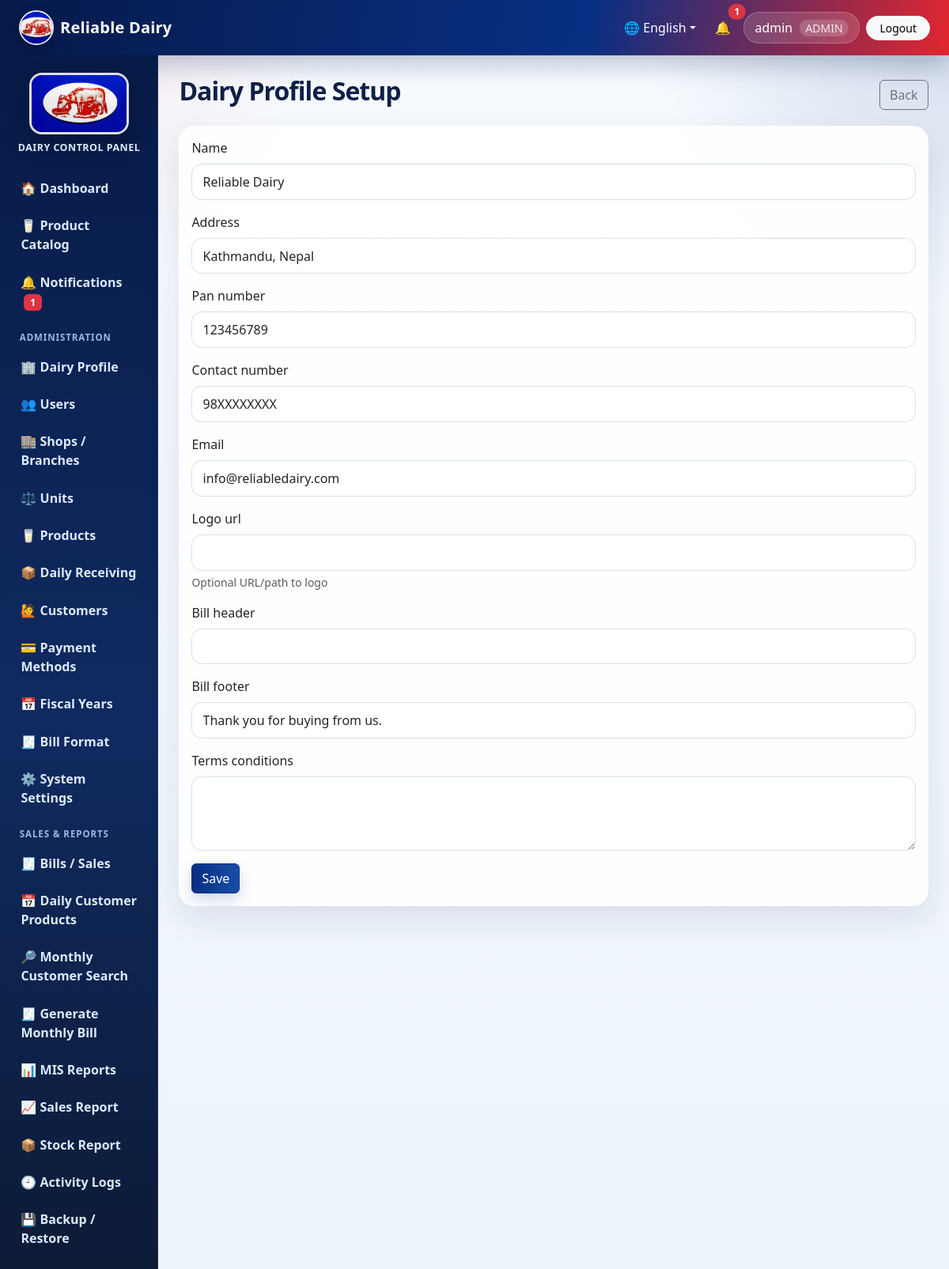
The app's page /dairy-profile/ (signed in) with its own data.
### core/models.py (models this page shows, shortened)
class DairyProfile(models.Model):
    name = models.CharField(max_length=150, default='Reliable Dairy')
    address = models.CharField(max_length=255, blank=True)
    pan_number = models.CharField(max_length=50, blank=True)
    contact_number = models.CharField(max_length=30, blank=True)
    email = models.EmailField(blank=True)
    logo_url = models.URLField(blank=True, help_text='Optional URL/path to logo')
    bill_header = models.CharField(max_length=255, blank=True)
    bill_footer = models.CharField(max_length=255, blank=True)
    terms_conditions = models.TextField(blank=True)
    updated_at = models.DateTimeField(auto_now=True)
    @classmethod
    def get_solo(cls):
        obj, _ = cls.objects.get_or_create(pk=1)
        return obj

### core/views.py (the view)
# urls.py: path('dairy-profile/', views.dairy_profile, name='dairy_profile'),
@admin_required
def dairy_profile(request):
    profile = DairyProfile.get_solo()
    if request.method == 'POST':
        form = DairyProfileForm(request.POST, instance=profile)
        if form.is_valid():
            obj = form.save()
            log_action(request.user, 'UPDATE', obj)
            messages.success(request, 'Dairy profile updated.')
            return redirect('dairy_profile')
    else:
        form = DairyProfileForm(instance=profile)
    return render(request, 'core/form.html', {'form': form, 'title': 'Dairy Profile Setup'})

### core/forms.py
class DairyProfileForm(BootstrapModelForm):
    class Meta:
        model = DairyProfile
        fields = ['name', 'address', 'pan_number', 'contact_number', 'email', 'logo_url', 'bill_header', 'bill_footer', 'terms_conditions']
        widgets = {'terms_conditions': forms.Textarea(attrs={'rows': 3})}

### core/templates/core/form.html (shortened to what this page needs)
{% extends 'core/base.html' %}
{% block content %}
<div class="d-flex justify-content-between align-items-center mb-3">
    <h2>{{ title }}</h2>
    <a href="javascript:history.back()" class="btn btn-outline-secondary">Back</a>
</div>
<div class="card card-stat"><div class="card-body">
    <form method="post" enctype="multipart/form-data" novalidate>
        {% for field in form %}
            <div class="mb-3 {% if field.field.widget.input_type == 'checkbox' %}form-check{% endif %}">
                {% if field.field.widget.input_type == 'checkbox' %}
                    {{ field }} <label class="form-check-label">{{ field.label }}</label>
                {% else %}
                    <label class="form-label">{{ field.label }}</label>
                    {{ field }}
                {% endif %}
                {% if field.help_text %}<div class="form-text">{{ field.help_text }}</div>{% endif %}
            </div>
        {% endfor %}
        <button class="btn btn-primary">Save</button>
    </form>
</div></div>
{% endblock %}

### core/templates/core/base.html (shortened to what this page needs)
{% load static %}
<!doctype html>
<html lang="{{ current_language|default:'en' }}">
<head>
    <link href="https://cdn.jsdelivr.net/npm/bootstrap@5.3.3/dist/css/bootstrap.min.css" rel="stylesheet">
    <link href="{% static 'css/app.css' %}" rel="stylesheet">
</head>
<body>
<nav class="navbar navbar-expand-lg app-navbar no-print">
    <div class="container-fluid px-3 px-lg-4">
        <a class="navbar-brand d-flex align-items-center gap-2" href="{% url 'dashboard' %}">
            <img src="{{ site_logo_url }}" alt="Logo" class="brand-logo">
            <span>{{ dairy_profile.name|default:'Dairy Management System' }}</span>
        </a>
        <div class="collapse navbar-collapse" id="topNav">
            <ul class="navbar-nav ms-auto align-items-lg-center gap-lg-2">
                <li class="nav-item dropdown">
                    <a class="nav-link dropdown-toggle text-white" href="#" role="button" data-bs-toggle="dropdown">🌐 {% if current_language == 'ne' %}नेपाली{% else %}English{% endif %}</a>
                </li>
                {% if user.is_authenticated %}
                    <li class="nav-item"><a class="nav-link text-white position-relative" href="{% url 'notifications' %}">🔔 {% if unread_notifications %}<span class="position-absolute top-0 start-100 translate-middle badge rounded-pill bg-danger">{{ unread_notifications }}</span>{% endif %}</a></li>
                    <li class="nav-item"><span class="nav-link user-pill">{{ user.username }} {% if current_role %}<small>{{ current_role }}</small>{% endif %}</span></li>
                    <li class="nav-item"><a class="btn btn-light btn-sm rounded-pill px-3" href="{% url 'logout' %}">{{ L.logout }}</a></li>
                {% endif %}
            </ul>
        </div>
    </div>
</nav>
<div class="container-fluid page-shell">
    <div class="row g-0">
        {% if user.is_authenticated %}
        <aside class="col-md-3 col-lg-2 sidebar no-print">
            <div class="sidebar-logo text-center">
                <img src="{{ bill_logo_url }}" alt="Dairy Logo" class="sidebar-image">
                <div class="sidebar-title">Dairy Control Panel</div>
            </div>
            <a href="{% url 'dashboard' %}">🏠 {{ L.dashboard }}</a>
            <a href="{% url 'product_catalog' %}">🥛 {{ L.product_catalog }}</a>
            <a href="{% url 'notifications' %}">🔔 {{ L.notifications }} {% if unread_notifications %}<span class="badge bg-danger ms-1">{{ unread_notifications }}</span>{% endif %}</a>
            {% if current_role == Role.ADMIN %}
                <div class="sidebar-section">{{ L.administration }}</div>
                <a href="{% url 'dairy_profile' %}">🏢 {{ L.dairy_profile }}</a>
                <a href="{% url 'user_list' %}">👥 {{ L.users }}</a>
                <a href="{% url 'shop_list' %}">🏬 {{ L.shops }}</a>
                <a href="{% url 'unit_list' %}">⚖️ {{ L.units }}</a>
                <a href="{% url 'product_list' %}">🥛 {{ L.products }}</a>
                <a href="{% url 'receiving_list' %}">📦 {{ L.daily_receiving }}</a>
                <a href="{% url 'customer_list' %}">🙋 {{ L.customers }}</a>
                <a href="{% url 'payment_list' %}">💳 {{ L.payments }}</a>
                <a href="{% url 'fiscal_year_list' %}">📅 Fiscal Years</a>
                <a href="{% url 'bill_template_list' %}">🧾 {{ L.bill_format }}</a>
                <a href="{% url 'system_settings' %}">⚙️ {{ L.system_settings }}</a>
                <div class="sidebar-section">{{ L.sales_reports }}</div>
                <a href="{% url 'sale_list' %}">🧾 {{ L.bills_sales }}</a>
                <a href="{% url 'daily_customer_entries' %}">📅 Daily Customer Products</a>
                <a href="{% url 'monthly_customer_search' %}">🔎 Monthly Customer Search</a>
                <a href="{% url 'monthly_bill_create' %}">🧾 Generate Monthly Bill</a>
                <a href="{% url 'mis_reports' %}">📊 {{ L.mis_reports }}</a>
                <a href="{% url 'sales_report' %}">📈 {{ L.sales_report }}</a>
                <a href="{% url 'stock_report' %}">📦 {{ L.stock_report }}</a>
                <a href="{% url 'audit_logs' %}">🕘 {{ L.activity_logs }}</a>
                <a href="{% url 'backup_restore' %}">💾 {{ L.backup_restore }}</a>
            {% else %}
                <div class="sidebar-section">{{ L.customer }}</div>
                <a href="{% url 'customer_dashboard' %}">🧾 {{ L.my_profile_bills }}</a>
                <a href="{% url 'customer_profile' %}">🙋 {{ L.dairy_profile }}</a>
                <a href="{% url 'change_password' %}">🔐 {{ L.change_password }}</a>
            {% endif %}
        </aside>
        <main class="col-md-9 col-lg-10 main-content">
        {% else %}
        <main class="col-12 main-content login-main">
        {% endif %}
            {% block content %}{% endblock %}
        </main>
    </div>
</div>
</body>
</html>

### static/css/app.css (style rules this page uses)
:root { --nav-blue: #082f83; --nav-blue-2: #061a4a; --accent-red: #e1262f; --accent-red-dark: #b71924; --soft-blue: #eef5ff; --text-dark: #172033; --muted: #64748b; --card-shadow: 0 16px 40px rgba(15, 30, 65, .10); }
* { box-sizing: border-box; }
body { min-height: 100vh; background: radial-gradient(circle at top left, rgba(225,38,47,.10), transparent 25rem), radial-gradient(circle at top right, rgba(8,47,131,.16), transparent 24rem), linear-gradient(180deg, #f7fbff 0%, #edf3fb 100%); color: var(--text-dark); }
.app-navbar { background: linear-gradient(100deg, var(--nav-blue-2), var(--nav-blue) 62%, var(--accent-red)); box-shadow: 0 12px 32px rgba(6,26,74,.25); }
.navbar-brand { color: #fff !important; font-weight: 800; letter-spacing: .2px; }
.brand-logo { width: 44px; height: 44px; object-fit: cover; border-radius: 50%; border: 2px solid rgba(255,255,255,.9); box-shadow: 0 6px 16px rgba(0,0,0,.25); }
.user-pill { color: #fff !important; background: rgba(255,255,255,.14); border: 1px solid rgba(255,255,255,.22); border-radius: 999px; padding: .45rem .85rem !important; }
.user-pill small { opacity: .88; margin-left: .3rem; background: rgba(255,255,255,.20); padding: .08rem .45rem; border-radius: 999px; }
.page-shell { padding: 0; }
.sidebar { min-height: calc(100vh - 70px); background: linear-gradient(180deg, #071b48, #102a60 55%, #0c1b36); padding: 1rem .7rem; position: sticky; top: 0; overflow-y: auto; box-shadow: inset -1px 0 0 rgba(255,255,255,.08); }
.sidebar-logo { padding: .35rem .35rem 1rem; }
.sidebar-image { width: 126px; height: 78px; object-fit: cover; border-radius: 1rem; border: 3px solid rgba(255,255,255,.86); box-shadow: 0 12px 30px rgba(0,0,0,.30); }
.sidebar-title { color: #dbeafe; font-size: .78rem; font-weight: 700; letter-spacing: .04em; margin-top: .55rem; text-transform: uppercase; }
.sidebar-section { color: #9fb5d9; font-size: .72rem; font-weight: 800; letter-spacing: .08em; padding: .75rem .85rem .25rem; text-transform: uppercase; }
.sidebar a { color: #dbeafe; display: block; padding: .66rem .85rem; text-decoration: none; border-radius: .8rem; margin: .14rem .1rem; font-weight: 650; transition: all .18s ease; }
.main-content { padding: 1.65rem; }
.page-title, h2 { font-weight: 850; letter-spacing: -.03em; color: #102047; }
.card-stat, .app-card { border: 0; border-radius: 1.25rem; background: rgba(255,255,255,.92); box-shadow: var(--card-shadow); overflow: hidden; }
.card-stat .card-body { position: relative; }
.btn-primary { background: linear-gradient(90deg, var(--nav-blue), #174ea6); border-color: var(--nav-blue); box-shadow: 0 8px 18px rgba(8,47,131,.18); }
.form-control, .form-select { border-radius: .8rem; border-color: #d7e0ec; padding: .62rem .82rem; }

### records on screen
DairyProfile: name "Reliable Dairy", form "Reliable Dairy" "Kathmandu, Nepal" "123456789" "98XXXXXXXX" "info@reliabledairy.com" "Thank you for buying from us."

### other values on screen
{{ unread_notifications }} "1"
{{ user.username }} "admin"
{{ current_role }} "ADMIN"
{{ L.logout }} "Logout"
{{ L.dashboard }} "Dashboard"
{{ L.product_catalog }} "Product Catalog"
{{ L.notifications }} "Notifications"
{{ L.administration }} "ADMINISTRATION"
{{ L.dairy_profile }} "Dairy Profile"
{{ L.users }} "Users"
{{ L.shops }} "Shops / Branches"
{{ L.units }} "Units"
{{ L.products }} "Products"
{{ L.daily_receiving }} "Daily Receiving"
{{ L.customers }} "Customers"
